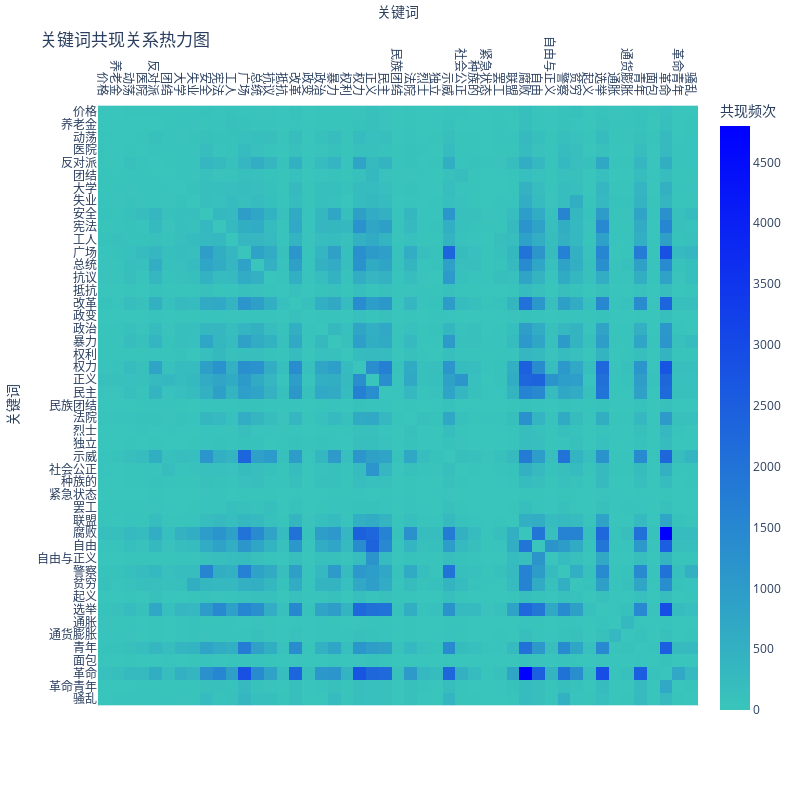

The cell this chart's notebook holds for it:
### Code cell
import plotly.express as px
import numpy as np
import pandas as pd

# 使用 Plotly 绘制热力图
fig = px.imshow(co_occurrence_matrix, labels=dict(x="关键词", y="关键词", color="共现频次"), color_continuous_scale=['#39C5BB',"#0000FF"])

# 更新布局以增强交互性
fig.update_xaxes(side="top")  # 将x轴放在顶部
fig.update_layout(
    title="关键词共现关系热力图",
    xaxis_nticks=47,  # 确保显示所有x轴标签
    yaxis_nticks=47,  # 确保显示所有y轴标签
    autosize=False,
    width=800,  # 图像宽度
    height=800,  # 图像高度
)

fig.show()
fig.write_html("heatmap.html")

### Figure 1 — Plotly figure (JSON) as saved in the notebook; plotly's stock layout.template omitted (floating-point values rounded to 4 significant figures; data arrays with more than 128 entries replaced by an {"elided": "..."} marker saying what was removed)
{"data": [{"coloraxis": "coloraxis", "hovertemplate": "关键词: %{x}<br>关键词: %{y}<br>共现频次: %{z}<extra></extra>", "name": "0", "type": "heatmap", "x": ["价格", "养老金", "动荡", "医院", "反对派", "团结", "大学", "失业", "安全", "宪法", "工人", "广场", "总统", "抗议", "抵抗", "改革", "政变", "政治", "暴力", "权利", "权力", "正义", "民主", "民族团结", "法院", "烈士", "独立", "示威", "社会公正", "种族的", "紧急状态", "罢工", "联盟", "腐败", "自由", "自由与正义", "警察", "贫穷", "起义", "选举", "通胀", "通货膨胀", "青年", "面包", "革命", "革命青年", "骚乱"], "xaxis": "x", "y": ["价格", "养老金", "动荡", "医院", "反对派", "团结", "大学", "失业", "安全", "宪法", "工人", "广场", "总统", "抗议", "抵抗", "改革", "政变", "政治", "暴力", "权利", "权力", "正义", "民主", "民族团结", "法院", "烈士", "独立", "示威", "社会公正", "种族的", "紧急状态", "罢工", "联盟", "腐败", "自由", "自由与正义", "警察", "贫穷", "起义", "选举", "通胀", "通货膨胀", "青年", "面包", "革命", "革命青年", "骚乱"], "yaxis": "y", "z": {"elided": "47x47 int values"}}], "layout": {"autosize": false, "coloraxis": {"colorbar": {"title": {"text": "共现频次"}}, "colorscale": [[0, "#39C5BB"], [1, "#0000FF"]]}, "height": 800, "margin": {"t": 60}, "title": {"text": "关键词共现关系热力图"}, "width": 800, "xaxis": {"anchor": "y", "constrain": "domain", "domain": [0, 1], "nticks": 47, "scaleanchor": "y", "side": "top", "title": {"text": "关键词"}}, "yaxis": {"anchor": "x", "autorange": "reversed", "constrain": "domain", "domain": [0, 1], "nticks": 47, "title": {"text": "关键词"}}}}
